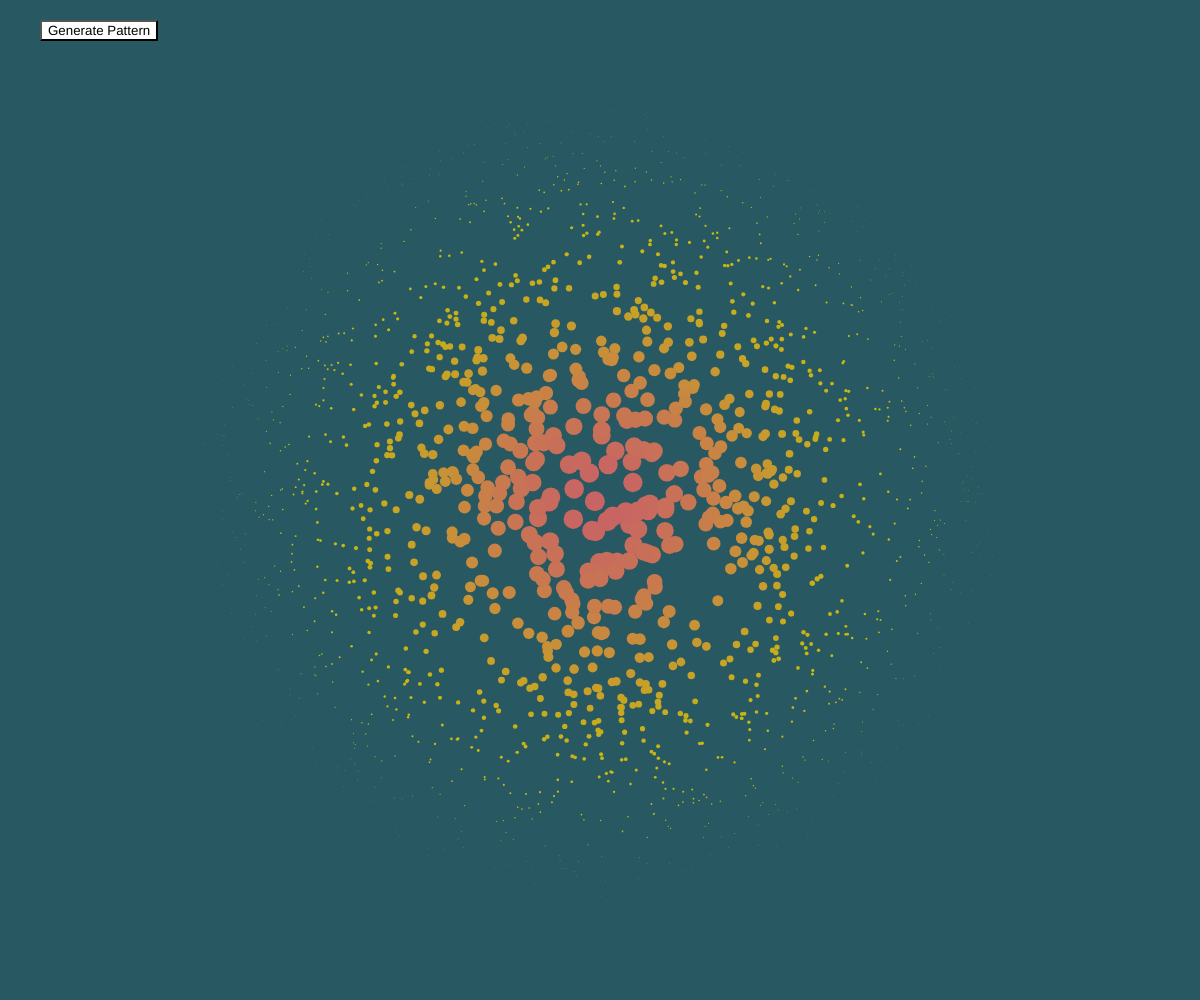
Frame 1 (no input)
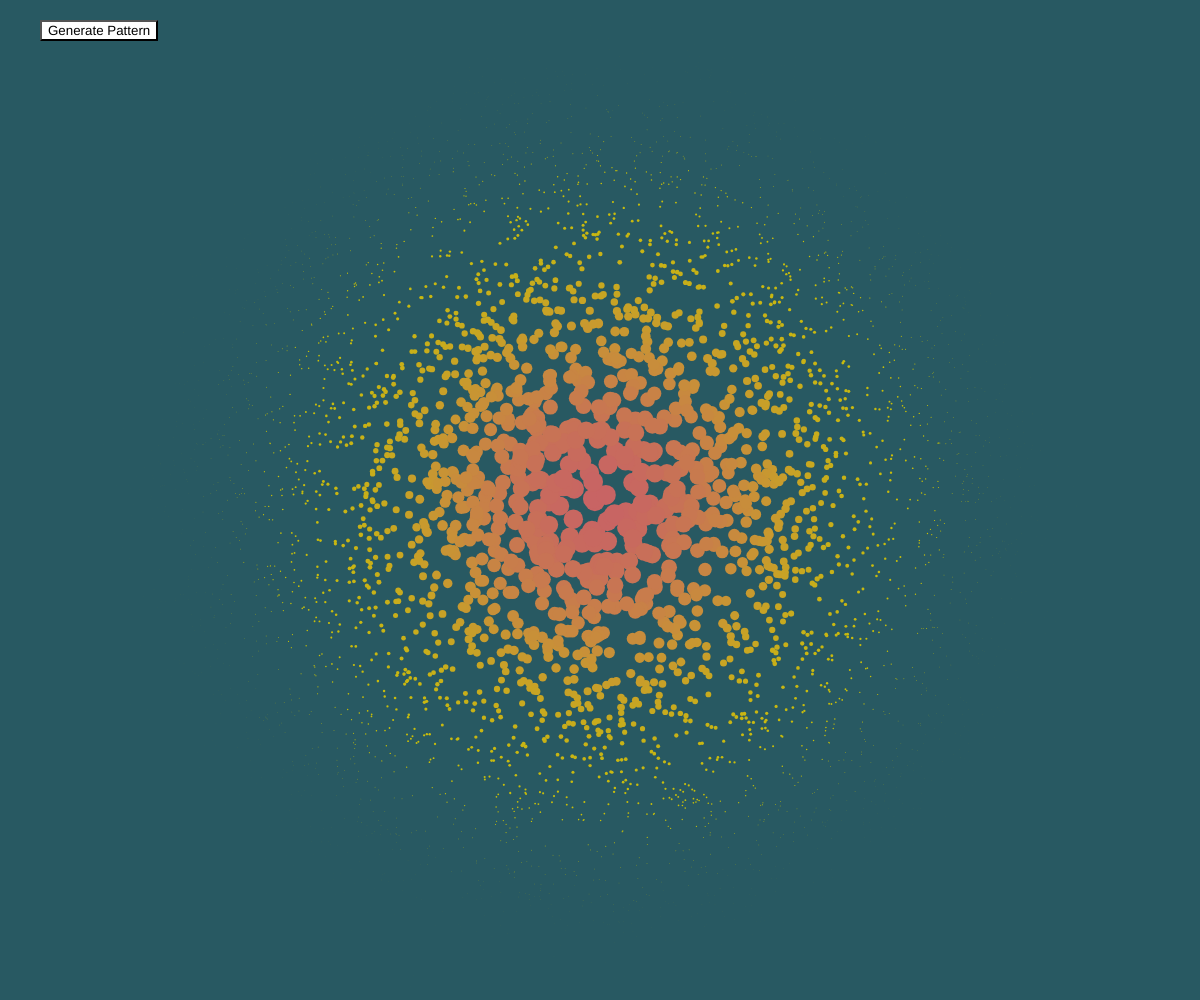
Frame 2 (the mouse pressed at the canvas centre, redrawn once)

The p5.js sketch that drew these frames (run headless with seeded random() and noise() and a simulated clock; the mouse was pressed at the canvas centre and the sketch redrawn once):

// p5.js sketch
// ── sketch.js
function setup(){
    createCanvas(windowWidth, windowHeight);
    background('#285962');
    noLoop();

    let generateButton = createButton('Generate Pattern');
    generateButton.style('background-color', '#ffffff');
    generateButton.style('text-color', '#000000');
    generateButton.position(40, 20);
    generateButton.mousePressed(function() {
        clear();
        background('#285962');
        redraw();
    });
}

function draw(){
    noStroke();
    drawParticules(4000);
}

function drawParticules(particulesCount){
    for(let count=0; count<particulesCount; count+=1) {
        let xPos = random(0, windowWidth);
        let yPos = random(0, windowHeight);

        let distanceFromCenter = dist(windowWidth/2, windowHeight/2, xPos, yPos);
        let decay = getBellCurve(distanceFromCenter*0.5);
        let decayPercent = decay * 100;

        fill(200, 200 - decayPercent, decayPercent);
        ellipse(xPos, yPos, decay*20);
    }
}

function getBellCurve(distance) {
    return exp(-1*pow(distance/100, 2));
}
